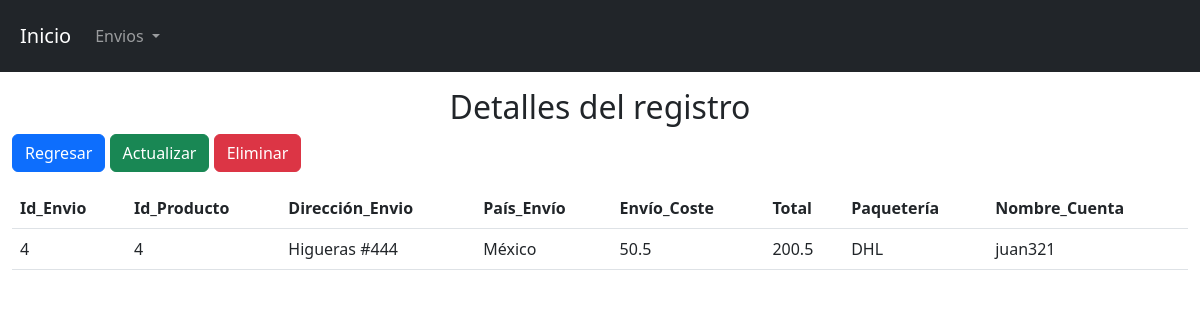
The page /view/username/show.php?id=4 on the database its author committed.
### tables this page shows
CREATE TABLE `envio` (
  `id_envio` int(10) NOT NULL,
  `id_producto` int(10) NOT NULL,
  `direccion_envio` varchar(100) NOT NULL,
  `pais_envio` varchar(50) NOT NULL,
  `envio_coste` float(100,2) NOT NULL,
  `total` float(10,2) NOT NULL,
  `paqueteria` varchar(50) NOT NULL,
  `nombre_cuenta` varchar(50) NOT NULL
);

### config/db.php (called while the page is built)
<?php
    class db{
        private $host= "localhost";
        private $dbname="F1MERCH";
        private $user="root";
        private $password="";
        public function conexion(){
            try{
                $PDO = new PDO("mysql:host=".$this->host.";dbname=".$this->dbname,$this->user,$this->password);
                return $PDO;
            }catch(PDOException $e){
                return $e->getMessage();
            }
        }
    }
?>

### controller/usernameController.php (called while the page is built, shortened)
<?php
    class envioControlador{
        private $model;
        public function __construct()
        {
            require_once("C:/xampp/htdocs/proyecto/model/usernameModel.php");
            $this->model = new envioModelo();
        }
        public function show($id){
            return ($this->model->show($id) != false) ? $this->model->show($id) : header("Location:index.php");
        }
    }
?>

### model/usernameModel.php (called while the page is built, shortened)
<?php
    class envioModelo{
        private $PDO;
        public function __construct()
        {
            require_once("C:/xampp/htdocs/proyecto/config/db.php");
            $con = new db();
            $this->PDO = $con->conexion();
        }
        public function show($id){
            $stament = $this->PDO->prepare("SELECT * FROM envio where id_envio = :id_envio limit 1");
            $stament->bindParam(":id_envio",$id);
            return ($stament->execute()) ? $stament->fetch() : false ;
        }
    }
?>

### view/username/show.php (the view, shortened to what this page needs)
<?php
    require_once("C:/xampp/htdocs/proyecto/view/head/head.php");
    require_once("C:/xampp/htdocs/proyecto/controller/usernameController.php");
    $envio = new envioControlador();
    $date = $envio->show($_GET['id']);
?>
<h2 class="text-center">Detalles del registro</h2>
<div class="pb-3">
    <a href="index.php" class="btn btn-primary">Regresar</a>
    <a href="edit.php?id=<?= $date[0]?>" class="btn btn-success">Actualizar</a>
    <a class="btn btn-danger" data-bs-toggle="modal" data-bs-target="#exampleModal">Eliminar</a>
</div>
<table class="table container-fluid">
    <thead>
        <tr>
            <th scope="col">Id_Envio</th>
            <th scope="col">Id_Producto</th>
            <th scope="col">Dirección_Envio</th>
            <th scope="col">País_Envío</th>
            <th scope="col">Envío_Coste</th>
            <th scope="col">Total</th>
            <th scope="col">Paquetería</th>
            <th scope="col">Nombre_Cuenta</th>
        </tr>
    </thead>
    <tbody>
        <tr>
            <td scope="col"><?= $date["id_envio"]?></td>
            <td scope="col"><?= $date["id_producto"]?></td>
            <td scope="col"><?= $date["direccion_envio"]?></td>
            <td scope="col"><?= $date["pais_envio"]?></td>
            <td scope="col"><?= $date["envio_coste"]?></td>
            <td scope="col"><?= $date["total"]?></td>
            <td scope="col"><?= $date["paqueteria"]?></td>
            <td scope="col"><?= $date["nombre_cuenta"]?></td>
        </tr>
    </tbody>
</table>
<?php
    require_once("C:/xampp/htdocs/proyecto/view/head/footer.php");
?>

### rows shown on the page
envio: id_envio "4", id_producto "4", direccion_envio "Higueras #444", pais_envio "México", envio_coste "50.5", total "200.5", paqueteria "DHL", nombre_cuenta "juan321"
